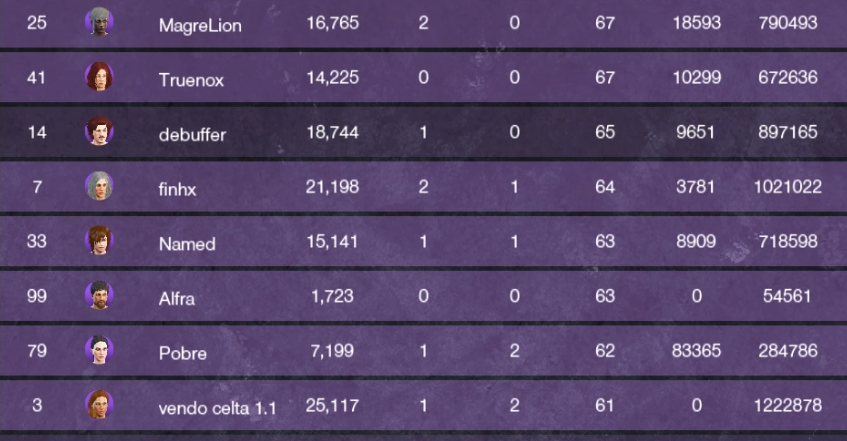
#> input picture input_image.png, 847 x 441 px, found by its file name
$ python ocr_image_to_csv.py
#> lines starting #> are read from the running program, lines starting #| are printed output that depends on the picture
import cv2
import pytesseract
import os

# Configure o caminho da imagem e do arquivo de saída
image_path = "C:/Users/raulc/Documents/GitHub/OCRnwwar/input_image.png"
output_txt = "C:/Users/raulc/Documents/GitHub/OCRnwwar/output_text.txt"

# Configure o caminho do Tesseract, se necessário
# pytesseract.pytesseract.tesseract_cmd = r"C:\Program Files\Tesseract-OCR\tesseract.exe"
pytesseract.pytesseract.tesseract_cmd = r"C:\Program Files\Tesseract-OCR\tesseract.exe"

def process_image(image_path, output_txt):
    # Verifica se o arquivo da imagem existe
    if not os.path.exists(image_path):
        print("A imagem não foi encontrada. Verifique o caminho.")
        return

    print(f"Processando a imagem: {image_path}")

    # Carrega a imagem usando OpenCV
    image = cv2.imread(image_path)
#> image is the input picture: shape (441, 847, 3); mean B, G, R 105.3, 67.8, 85.1

    if image is None:
        print("Erro ao abrir a imagem. Verifique o caminho.")
        return

    # Converte a imagem para escala de cinza
    gray_image = cv2.cvtColor(image, cv2.COLOR_BGR2GRAY)
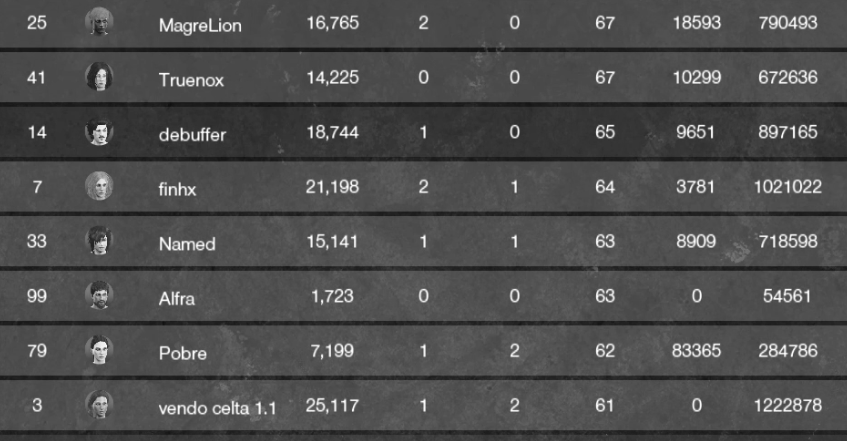
#> gray_image: shape (441, 847); min 15, max 254, mean 77.2

    # Realiza OCR na imagem
#> (the run stopped early here; a loop or call above may not have finished)
